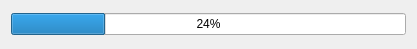
<?xml version="1.0" encoding="UTF-8"?>
<ui version="4.0">
 <class>ProgressDialog</class>
 <widget class="QDialog" name="ProgressDialog">
  <property name="geometry">
   <rect>
    <x>0</x>
    <y>0</y>
    <width>417</width>
    <height>49</height>
   </rect>
  </property>
  <property name="windowTitle">
   <string>Progress</string>
  </property>
  <property name="windowIcon">
   <iconset resource="emily.qrc">
    <normaloff>:/new/prefix1/resources/sound.png</normaloff>:/new/prefix1/resources/sound.png</iconset>
  </property>
  <layout class="QGridLayout" name="gridLayout">
   <item row="0" column="0">
    <widget class="QProgressBar" name="progressBar">
     <property name="value">
      <number>24</number>
     </property>
    </widget>
   </item>
  </layout>
 </widget>
 <resources>
  <include location="emily.qrc"/>
 </resources>
 <connections/>
</ui>
